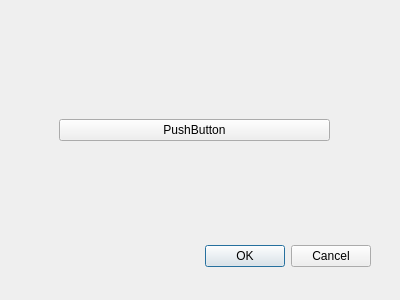
<?xml version="1.0" encoding="UTF-8"?>
<ui version="4.0">
 <class>Dialog</class>
 <widget class="QDialog" name="Dialog">
  <property name="geometry">
   <rect>
    <x>0</x>
    <y>0</y>
    <width>400</width>
    <height>300</height>
   </rect>
  </property>
  <property name="windowTitle">
   <string>Dialog</string>
  </property>
  <widget class="QDialogButtonBox" name="buttonBox">
   <property name="geometry">
    <rect>
     <x>30</x>
     <y>240</y>
     <width>341</width>
     <height>32</height>
    </rect>
   </property>
   <property name="orientation">
    <enum>Qt::Horizontal</enum>
   </property>
   <property name="standardButtons">
    <set>QDialogButtonBox::Cancel|QDialogButtonBox::Ok</set>
   </property>
  </widget>
  <widget class="QWidget" name="verticalLayoutWidget">
   <property name="geometry">
    <rect>
     <x>59</x>
     <y>60</y>
     <width>271</width>
     <height>141</height>
    </rect>
   </property>
   <layout class="QVBoxLayout" name="verticalLayout">
    <item>
     <widget class="QPushButton" name="pushButton">
      <property name="text">
       <string>PushButton</string>
      </property>
     </widget>
    </item>
   </layout>
  </widget>
 </widget>
 <resources/>
 <connections>
  <connection>
   <sender>buttonBox</sender>
   <signal>accepted()</signal>
   <receiver>Dialog</receiver>
   <slot>accept()</slot>
   <hints>
    <hint type="sourcelabel">
     <x>248</x>
     <y>254</y>
    </hint>
    <hint type="destinationlabel">
     <x>157</x>
     <y>274</y>
    </hint>
   </hints>
  </connection>
  <connection>
   <sender>buttonBox</sender>
   <signal>rejected()</signal>
   <receiver>Dialog</receiver>
   <slot>reject()</slot>
   <hints>
    <hint type="sourcelabel">
     <x>316</x>
     <y>260</y>
    </hint>
    <hint type="destinationlabel">
     <x>286</x>
     <y>274</y>
    </hint>
   </hints>
  </connection>
 </connections>
</ui>
